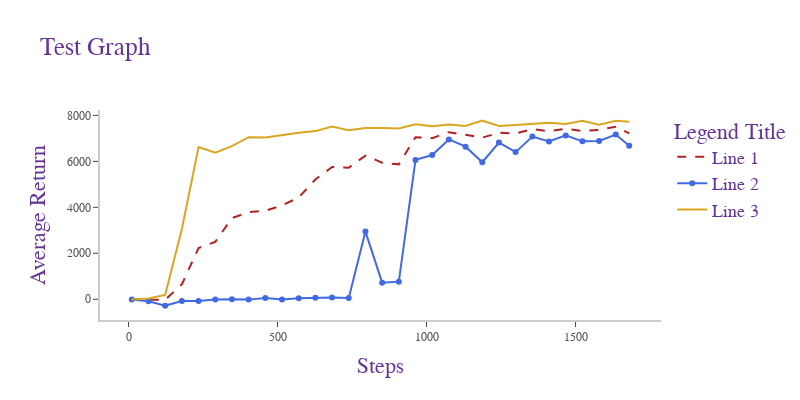

The code cell stored with this chart in its notebook:
### Markdown cell above
Interpretation: Using a custom critic reduction instead of the minimum, did not work with EDAC. The standard deviation of the ensemble might fluctuate too much to be "contained" by a static parameter.
Other approaches could be to try out this method with SAC-N. Another idea is to take the median instead of the mean.

### Code cell
#| label: test-label2
#| fig-cap: "fig-cap example2"
#| echo: false

import pandas as pd
import plotly.graph_objects as go
import plotly.io as pio
pio.renderers.default = "plotly_mimetype+notebook_connected"

df = pd.read_csv('data/test.csv')

# Build figure
fig = go.Figure()

fig.add_trace(go.Scatter(x=df["Step"], y=df["Group: EDAC-D4RL - eval/reward_mean"], name='Line 1',
                         line=dict(color='firebrick', width=2, dash='dash')))

fig.add_trace(go.Scatter(x=df["Step"], y=df["Group: EDAC-D4RL - eval/reward_mean__MIN"], name='Line 2',
                         mode='lines+markers', line=dict(color='royalblue', width=2,)))

fig.add_trace(go.Scatter(x=df["Step"], y=df["Group: EDAC-D4RL - eval/reward_mean__MAX"], name='Line 3',
                         line=dict(color='goldenrod', width=2)))

fig.update_layout(
    title='Test Graph',
    xaxis=dict(
        title="Steps",
        showline=True,
        showgrid=True,
        showticklabels=True,
        linecolor='rgb(204, 204, 204)',
        linewidth=2,
        ticks='outside',
        tickfont=dict(
            family='Arial',
            size=12,
            color='rgb(82, 82, 82)',
        ),
    ),
    yaxis=dict(
        title="Average Return",
        showgrid=True,
        zeroline=True,
        showline=True,
        showticklabels=True,
        linecolor='rgb(204, 204, 204)',
        linewidth=2,
        ticks='outside',
        tickfont=dict(
            family='Arial',
            size=12,
            color='rgb(82, 82, 82)',
        )
    ),
    autosize=False,
    width=800,
    height=400,
    margin=dict(
        autoexpand=True,
        l=100,
        r=20,
        t=110,
    ),
    showlegend=True,
    legend_title="Legend Title",
    plot_bgcolor='white',
    font=dict(
        family="Courier New, monospace",
        size=18,
        color="RebeccaPurple"
    )
)

# fig.show()

### Figure 1 — Plotly figure (JSON) as saved in the notebook; plotly's stock layout.template omitted (floating-point values rounded to 4 significant figures)
{"data": [{"line": {"color": "firebrick", "dash": "dash", "width": 2}, "name": "Line 1", "type": "scatter", "x": [11, 67, 123, 179, 235, 291, 347, 403, 459, 515, 571, 627, 683, 739, 795, 851, 907, 963, 1019, 1075, 1131, 1187, 1243, 1299, 1355, 1411, 1467, 1523, 1579, 1635, 1680], "y": [-7.192, -31.63, -26.02, 648.5, 2230.0, 2496.0, 3529.0, 3789.0, 3848.0, 4081.0, 4427.0, 5210.0, 5755.0, 5725.0, 6250.0, 5941.0, 5869.0, 7050.0, 7010.0, 7268.0, 7146.0, 7032.0, 7241.0, 7214.0, 7401.0, 7307.0, 7420.0, 7317.0, 7369.0, 7504.0, 7220.0]}, {"line": {"color": "royalblue", "width": 2}, "mode": "lines+markers", "name": "Line 2", "type": "scatter", "x": [11, 67, 123, 179, 235, 291, 347, 403, 459, 515, 571, 627, 683, 739, 795, 851, 907, 963, 1019, 1075, 1131, 1187, 1243, 1299, 1355, 1411, 1467, 1523, 1579, 1635, 1680], "y": [-7.402, -84.68, -282.9, -80.07, -76.41, -10.38, -0.5163, -16.39, 59.22, -12.37, 44.87, 60.37, 72.81, 50.6, 2943.0, 722.4, 766.6, 6063.0, 6273.0, 6952.0, 6637.0, 5960.0, 6816.0, 6400.0, 7078.0, 6867.0, 7128.0, 6870.0, 6886.0, 7163.0, 6677.0]}, {"line": {"color": "goldenrod", "width": 2}, "name": "Line 3", "type": "scatter", "x": [11, 67, 123, 179, 235, 291, 347, 403, 459, 515, 571, 627, 683, 739, 795, 851, 907, 963, 1019, 1075, 1131, 1187, 1243, 1299, 1355, 1411, 1467, 1523, 1579, 1635, 1680], "y": [-6.65, 31.72, 187.4, 3058.0, 6625.0, 6375.0, 6664.0, 7048.0, 7033.0, 7137.0, 7248.0, 7315.0, 7512.0, 7354.0, 7449.0, 7446.0, 7429.0, 7617.0, 7530.0, 7597.0, 7537.0, 7776.0, 7535.0, 7581.0, 7636.0, 7680.0, 7629.0, 7763.0, 7595.0, 7769.0, 7719.0]}], "layout": {"autosize": false, "font": {"color": "RebeccaPurple", "family": "Courier New, monospace", "size": 18}, "height": 400, "legend": {"title": {"text": "Legend Title"}}, "margin": {"autoexpand": true, "l": 100, "r": 20, "t": 110}, "plot_bgcolor": "white", "showlegend": true, "title": {"text": "Test Graph"}, "width": 800, "xaxis": {"autorange": true, "linecolor": "rgb(204, 204, 204)", "linewidth": 2, "range": [-97.03, 1788.0], "showgrid": true, "showline": true, "showticklabels": true, "tickfont": {"color": "rgb(82, 82, 82)", "family": "Arial", "size": 12}, "ticks": "outside", "title": {"text": "Steps"}, "type": "linear"}, "yaxis": {"autorange": true, "linecolor": "rgb(204, 204, 204)", "linewidth": 2, "range": [-902.9, 8233.0], "showgrid": true, "showline": true, "showticklabels": true, "tickfont": {"color": "rgb(82, 82, 82)", "family": "Arial", "size": 12}, "ticks": "outside", "title": {"text": "Average Return"}, "type": "linear", "zeroline": true}}}
